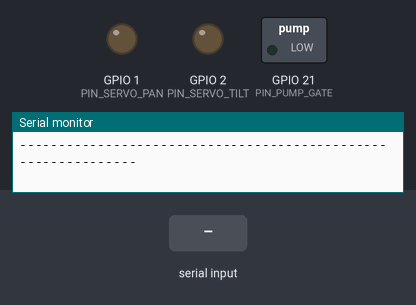
The sketch below on a simulated ESP32-S3. Shown: switched loads named in the sketch (green lamp = pin HIGH), output pins drawn as LEDs (lit = HIGH), the last lines printed to the serial monitor. The inputs (shaded band) are chosen by the test bench.

Above: at 2.5 s.
2.6 s: "1\n" received over Serial
At 3.3 s:
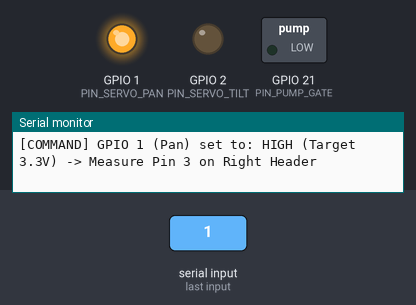
4.1 s: "2\n" received over Serial
At 4.4 s:
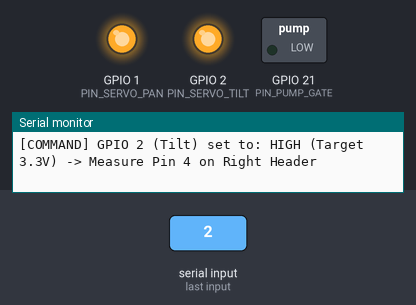
5.6 s: "p\n" received over Serial
At 6.8 s:
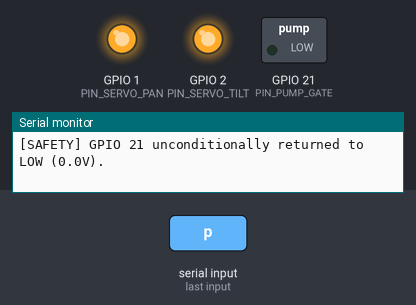
7.2 s: "1\n" received over Serial
At 8.0 s:
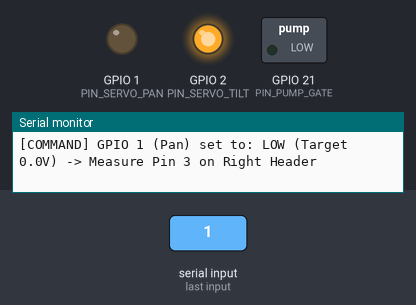
8.7 s: "P\n" received over Serial
At 9.2 s:
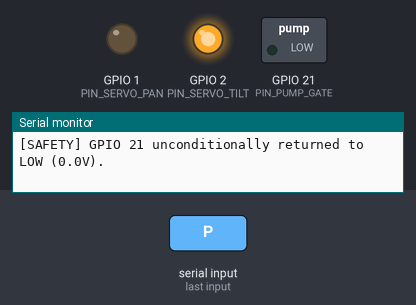
Timing chart, 0 to 11.3 s (numbered marks = the images above; inputs shaded):
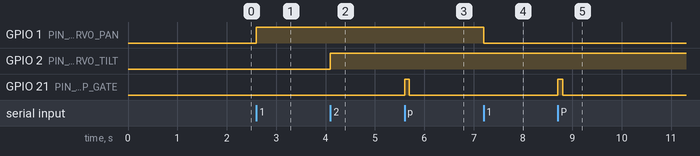

The sketch:

stage1_gpio_diag.ino
```cpp
#include <Arduino.h>
#include "hardware_config.h"

// =============================================================================
// STAGE 1: GPIO STARTUP BEHAVIOR & HARDWARE DIAGNOSTIC FIRMWARE
// Semi-Autonomous Indoor Fire-Extinguishing Drone Project
// Target: ESP32-S3-WROOM-1 (N16R8) | Arduino Core 3.3.12 (ESP-IDF 5.5.5)
// =============================================================================

// Commanded logic states (Tracking internal software registers)
bool commanded_gpio1  = false;
bool commanded_gpio2  = false;

// Timed diagnostic pulse state for GPIO 21 (Non-blocking)
bool pump_pulse_active = false;
unsigned long pump_pulse_start_ms = 0;

void printMenu() {
  Serial.println("\n--------------------------------------------------------------");
  Serial.println("  STAGE 1: GPIO DIAGNOSTIC & VOLTAGE VALIDATION INTERFACE    ");
  Serial.println("--------------------------------------------------------------");
  Serial.println("Commands:");
  Serial.println("  [1] - Toggle Commanded State on GPIO 1 (Pan Servo Signal)");
  Serial.println("  [2] - Toggle Commanded State on GPIO 2 (Tilt Servo Signal)");
  Serial.println("  [p] - Trigger 100 ms Auto-Timed Diagnostic Pulse on GPIO 21");
  Serial.println("  [s] - Display Commanded Register States & Electrical Guide");
  Serial.println("  [h] - Display this command menu");
  Serial.println("--------------------------------------------------------------");
  Serial.println("SAFETY NOTICE: All tests must be conducted with actuators");
  Serial.println("and MOSFET driver PHYSICALLY DISCONNECTED from pin headers.");
  Serial.println("--------------------------------------------------------------\n");
}

void printStatus() {
  Serial.println("\n==============================================================");
  Serial.println("             COMMANDED GPIO STATES & ELECTRICAL TARGETS       ");
  Serial.println("==============================================================");
  Serial.printf("  GPIO 1  (Pan Servo Pin)   : Commanded %-4s | Target: %s\n",
                commanded_gpio1 ? "HIGH" : "LOW",
                commanded_gpio1 ? "Nominal 3.3V" : "0.00V");
  Serial.printf("  GPIO 2  (Tilt Servo Pin)  : Commanded %-4s | Target: %s\n",
                commanded_gpio2 ? "HIGH" : "LOW",
                commanded_gpio2 ? "Nominal 3.3V" : "0.00V");
  Serial.printf("  GPIO 21 (Pump Gate Pin)   : Commanded %-4s | Target: 0.00V (LOCKED)\n",
                pump_pulse_active ? "HIGH" : "LOW");
  Serial.println("--------------------------------------------------------------");
  Serial.println("CRITICAL MEASUREMENT PRINCIPLES:");
  Serial.println("  1. Commanded states shown above reflect internal software latches.");
  Serial.println("     Physical voltages MUST be measured with a DMM or oscilloscope.");
  Serial.println("  2. A DMM measures steady-state DC and CANNOT detect boot glitches.");
  Serial.println("     Sub-millisecond transient capture requires a digital storage scope.");
  Serial.println("  3. An external 10k pull-down to GND on GPIO 21 is mandatory to clamp");
  Serial.println("     the gate during unpowered and high-Z bootloader states.");
  Serial.println("==============================================================\n");
}

void setup() {
  // ===========================================================================
  // STEP 0: IMMEDIATE HARDWARE SAFETY CLAMPING (EXECUTED BEFORE SERIAL/DELAYS)
  // Preload output latches to LOW before enabling driver circuitry to prevent
  // intermediate floating-to-output edge glitches.
  // ===========================================================================
  digitalWrite(PIN_PUMP_GATE, PUMP_INACTIVE_LEVEL);
  pinMode(PIN_PUMP_GATE, OUTPUT);
  digitalWrite(PIN_PUMP_GATE, PUMP_INACTIVE_LEVEL);

  digitalWrite(PIN_SERVO_PAN, LOW);
  pinMode(PIN_SERVO_PAN, OUTPUT);
  digitalWrite(PIN_SERVO_PAN, LOW);

  digitalWrite(PIN_SERVO_TILT, LOW);
  pinMode(PIN_SERVO_TILT, OUTPUT);
  digitalWrite(PIN_SERVO_TILT, LOW);

  // Initialize USB-UART Serial interface
  Serial.begin(115200);
  delay(1200);

  Serial.println("\n==============================================================");
  Serial.println("   ESP32-S3 Stage 1: Actuator GPIO & Boot Validation Test     ");
  Serial.println("   Core: Arduino-ESP32 3.3.12 (ESP-IDF 5.5.5)                 ");
  Serial.println("==============================================================");
  Serial.println("[SAFE] Hardware outputs clamped LOW prior to Serial startup.");
  Serial.println("[SAFE] GPIO 21 preloaded and locked LOW (0.0V).");
  Serial.println("[SAFE] GPIO 1 & GPIO 2 preloaded and locked LOW (0.0V).");

  printStatus();
  printMenu();
}

void loop() {
  // Non-blocking timer enforcement for GPIO 21 diagnostic pulse
  if (pump_pulse_active) {
    if (millis() - pump_pulse_start_ms >= PUMP_DIAG_PULSE_MAX_MS) {
      digitalWrite(PIN_PUMP_GATE, PUMP_INACTIVE_LEVEL);
      pump_pulse_active = false;
      Serial.println("[SAFETY] GPIO 21 diagnostic pulse expired (100 ms limit reached).");
      Serial.println("[SAFETY] GPIO 21 unconditionally returned to LOW (0.0V).");
    }
  }

  // Non-blocking serial command processing
  if (Serial.available() > 0) {
    char c = Serial.read();

    if (c == '\r' || c == '\n') return;

    switch (c) {
      case '1':
        commanded_gpio1 = !commanded_gpio1;
        digitalWrite(PIN_SERVO_PAN, commanded_gpio1 ? HIGH : LOW);
        Serial.printf("[COMMAND] GPIO 1 (Pan) set to: %s -> Measure Pin 3 on Right Header\n",
                      commanded_gpio1 ? "HIGH (Target 3.3V)" : "LOW (Target 0.0V)");
        break;

      case '2':
        commanded_gpio2 = !commanded_gpio2;
        digitalWrite(PIN_SERVO_TILT, commanded_gpio2 ? HIGH : LOW);
        Serial.printf("[COMMAND] GPIO 2 (Tilt) set to: %s -> Measure Pin 4 on Right Header\n",
                      commanded_gpio2 ? "HIGH (Target 3.3V)" : "LOW (Target 0.0V)");
        break;

      case 'p':
      case 'P':
        if (!pump_pulse_active) {
          pump_pulse_active = true;
          pump_pulse_start_ms = millis();
          digitalWrite(PIN_PUMP_GATE, PUMP_ACTIVE_LEVEL);
          Serial.println("[COMMAND] Triggered auto-timed 100 ms pulse on GPIO 21 (Pin 17).");
          Serial.println("          Monitoring auto-shutdown timer...");
        } else {
          Serial.println("[BUSY] Diagnostic pulse already active.");
        }
        break;

      case 's':
      case 'S':
        printStatus();
        break;

      case 'h':
      case 'H':
      default:
        printMenu();
        break;
    }
  }
}
```

hardware_config.h
```cpp
#ifndef HARDWARE_CONFIG_H
#define HARDWARE_CONFIG_H

// =============================================================================
// CENTRAL HARDWARE CONFIGURATION
// Semi-Autonomous Indoor Fire-Extinguishing Drone (Vikas R&D Quadcopter)
// Target Platform: ESP32-S3-WROOM-1 (N16R8)
// Verified Environment: Arduino-ESP32 3.3.12 (ESP-IDF 5.5.5)
// =============================================================================

// --- Actuator GPIO Assignments ---
// Physically broken out on Right Header (J2) of carrier board
#define PIN_SERVO_PAN           1    // Right Header Pin 3 (MG90S Pan PWM)
#define PIN_SERVO_TILT          2    // Right Header Pin 4 (MG90S Tilt PWM)
#define PIN_PUMP_GATE          21    // Right Header Pin 17 (MOSFET Gate, active-HIGH)

// --- Reserved Expansion Pins (Right Header J2) ---
#define PIN_RESERVED_SDA       41    // Right Header Pin 6 (Reserved: Future ToF I2C SDA)
#define PIN_RESERVED_SCL       42    // Right Header Pin 5 (Reserved: Future ToF I2C SCL)
#define PIN_AUX_ARMING         47    // Right Header Pin 16 (Reserved: Future RC Receiver Arming)

// --- Verified Camera DVP Bus Assignments (Left Header J1 & 24-Pin Socket) ---
// Driven by ESP32-S3 LCD_CAM hardware peripheral (Zero LEDC timer usage)
#define PIN_CAM_XCLK           15    // Camera Master Clock (LCD_CAM clock generator)
#define PIN_CAM_SIOD            4    // SCCB Data (I2C SDA)
#define PIN_CAM_SIOC            5    // SCCB Clock (I2C SCL)
#define PIN_CAM_VSYNC           6    // Vertical Sync
#define PIN_CAM_HREF            7    // Horizontal Reference
#define PIN_CAM_PCLK           13    // Pixel Clock
#define PIN_CAM_D0             11    // Data Bit 0
#define PIN_CAM_D1              9    // Data Bit 1
#define PIN_CAM_D2              8    // Data Bit 2
#define PIN_CAM_D3             10    // Data Bit 3
#define PIN_CAM_D4             12    // Data Bit 4
#define PIN_CAM_D5             18    // Data Bit 5
#define PIN_CAM_D6             17    // Data Bit 6
#define PIN_CAM_D7             16    // Data Bit 7

// --- LEDC PWM Allocation for Servos ---
// On ESP32-S3, camera uses LCD_CAM, so all LEDC timers (0-3) are available for actuators.
#define SERVO_LEDC_TIMER       LEDC_TIMER_0   // Dedicated 50 Hz Servo Timer
#define SERVO_PAN_CHANNEL      LEDC_CHANNEL_0 // Pan Channel (GPIO 1)
#define SERVO_TILT_CHANNEL     LEDC_CHANNEL_1 // Tilt Channel (GPIO 2)
#define SERVO_PWM_FREQ_HZ      50             // 50 Hz (20 ms period)
#define SERVO_PWM_RES_BITS     14             // 14-bit resolution (16384 ticks / 20ms = 0.8192 ticks/µs)

// --- Servo Physical vs. Permitted Software Windows ---
// 1. Physical Sensor / Standard MG90S Electrical Full Scale:
#define SERVO_PHYSICAL_MIN_US     500   // 0.0° electrical reference
#define SERVO_PHYSICAL_MAX_US    2500   // 180.0° electrical reference
#define SERVO_PULSE_NEUTRAL_US   1500   // 90.0° mechanical center / Home

// 2. Initial Conservative Software Movement Limits (Narrow Window):
// Clamped to ±15° around neutral to protect uncalibrated physical linkages.
#define ACTIVE_PAN_MIN_US        1333   // ~75.0° initial lower bound
#define ACTIVE_PAN_MAX_US        1667   // ~105.0° initial upper bound
#define ACTIVE_TILT_MIN_US       1333   // ~75.0° initial lower bound
#define ACTIVE_TILT_MAX_US       1667   // ~105.0° initial upper bound

// 3. Slew Rate Limit (Smooth Motion Engine):
// 10 µs per 20 ms cycle = 500 µs/sec slew rate.
#define SERVO_DEFAULT_SLEW_US_PER_TICK 10.0f

// --- Pump Safety & Logic Constraints ---
// Active-HIGH N-Channel MOSFET driver logic
#define PUMP_ACTIVE_LEVEL        HIGH
#define PUMP_INACTIVE_LEVEL      LOW
#define PUMP_DIAG_PULSE_MAX_MS    100   // Hard non-blocking cap on diagnostic pulse
#define PUMP_MAX_BURST_MS         500   // Hard cap on operational water burst
#define PUMP_COOLDOWN_MS         3000   // Mandatory lockout between discharges

#endif // HARDWARE_CONFIG_H
```

Measured:
- after the input at 2.6 s, GPIO 1 (PIN_SERVO_PAN): LOW → HIGH at once
- after the input at 4.1 s, GPIO 2 (PIN_SERVO_TILT): LOW → HIGH at once
- after the input at 5.6 s, GPIO 21 (PIN_PUMP_GATE): LOW → HIGH at once, → LOW 0.10 s later
- after the input at 7.2 s, GPIO 1 (PIN_SERVO_PAN): HIGH → LOW at once
- after the input at 8.7 s, GPIO 21 (PIN_PUMP_GATE): LOW → HIGH at once, → LOW 0.10 s later
